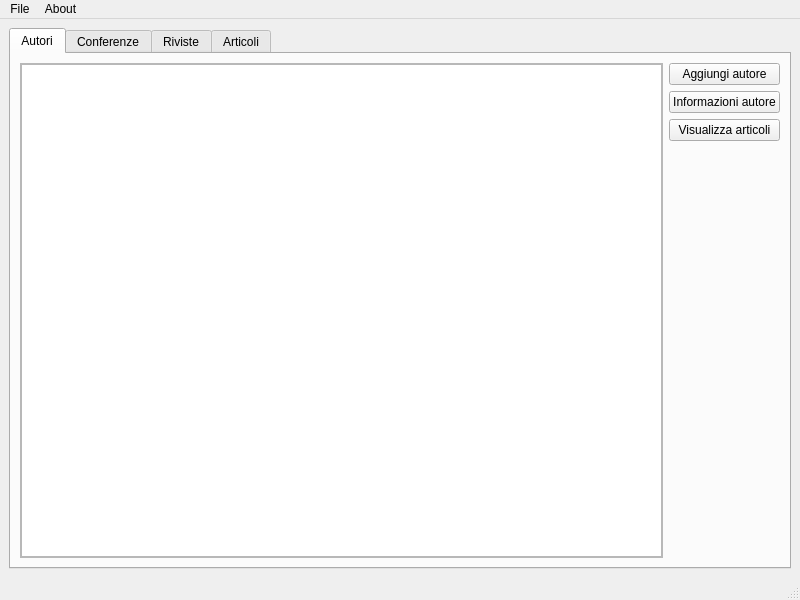
<?xml version="1.0" encoding="UTF-8"?>
<ui version="4.0">
 <class>MainWindow</class>
 <widget class="QMainWindow" name="MainWindow">
  <property name="geometry">
   <rect>
    <x>0</x>
    <y>0</y>
    <width>800</width>
    <height>600</height>
   </rect>
  </property>
  <property name="windowTitle">
   <string>MainWindow</string>
  </property>
  <widget class="QWidget" name="centralwidget">
   <layout class="QGridLayout" name="gridLayout">
    <item row="0" column="0">
     <widget class="QTabWidget" name="tabWidget">
      <property name="currentIndex">
       <number>0</number>
      </property>
      <widget class="QWidget" name="autori_tab">
       <attribute name="title">
        <string>Autori</string>
       </attribute>
       <layout class="QGridLayout" name="gridLayout_2">
        <item row="0" column="1">
         <layout class="QVBoxLayout" name="verticalLayout">
          <item>
           <widget class="QPushButton" name="addAutoreButton">
            <property name="text">
             <string>Aggiungi autore</string>
            </property>
           </widget>
          </item>
          <item>
           <widget class="QPushButton" name="approfondisci_autore">
            <property name="text">
             <string>Informazioni autore</string>
            </property>
           </widget>
          </item>
          <item>
           <widget class="QPushButton" name="articoli_autore">
            <property name="text">
             <string>Visualizza articoli</string>
            </property>
           </widget>
          </item>
          <item>
           <spacer name="verticalSpacer">
            <property name="orientation">
             <enum>Qt::Vertical</enum>
            </property>
            <property name="sizeHint" stdset="0">
             <size>
              <width>20</width>
              <height>40</height>
             </size>
            </property>
           </spacer>
          </item>
         </layout>
        </item>
        <item row="0" column="0">
         <widget class="QScrollArea" name="scrollArea_2">
          <property name="widgetResizable">
           <bool>true</bool>
          </property>
          <widget class="QWidget" name="scrollAreaWidgetContents_4">
           <property name="geometry">
            <rect>
             <x>0</x>
             <y>0</y>
             <width>625</width>
             <height>488</height>
            </rect>
           </property>
           <layout class="QGridLayout" name="gridLayout_5">
            <property name="leftMargin">
             <number>0</number>
            </property>
            <property name="topMargin">
             <number>0</number>
            </property>
            <property name="rightMargin">
             <number>0</number>
            </property>
            <property name="bottomMargin">
             <number>0</number>
            </property>
            <property name="spacing">
             <number>0</number>
            </property>
            <item row="0" column="0">
             <widget class="QListWidget" name="autori_list"/>
            </item>
           </layout>
          </widget>
         </widget>
        </item>
       </layout>
      </widget>
      <widget class="QWidget" name="conferenze_tab">
       <attribute name="title">
        <string>Conferenze</string>
       </attribute>
       <layout class="QGridLayout" name="gridLayout_3">
        <item row="0" column="1">
         <layout class="QVBoxLayout" name="verticalLayout_2">
          <item>
           <widget class="QPushButton" name="addConferenzaButton">
            <property name="text">
             <string>Aggiungi conferenza</string>
            </property>
           </widget>
          </item>
          <item>
           <widget class="QPushButton" name="approfondisci_conferenza">
            <property name="text">
             <string>Informazioni conferenza</string>
            </property>
           </widget>
          </item>
          <item>
           <spacer name="verticalSpacer_2">
            <property name="orientation">
             <enum>Qt::Vertical</enum>
            </property>
            <property name="sizeHint" stdset="0">
             <size>
              <width>20</width>
              <height>40</height>
             </size>
            </property>
           </spacer>
          </item>
         </layout>
        </item>
        <item row="0" column="0">
         <widget class="QScrollArea" name="scrollArea">
          <property name="widgetResizable">
           <bool>true</bool>
          </property>
          <widget class="QWidget" name="scrollAreaWidgetContents_3">
           <property name="geometry">
            <rect>
             <x>0</x>
             <y>0</y>
             <width>597</width>
             <height>488</height>
            </rect>
           </property>
           <layout class="QGridLayout" name="gridLayout_4">
            <property name="leftMargin">
             <number>0</number>
            </property>
            <property name="topMargin">
             <number>0</number>
            </property>
            <property name="rightMargin">
             <number>0</number>
            </property>
            <property name="bottomMargin">
             <number>0</number>
            </property>
            <property name="spacing">
             <number>0</number>
            </property>
            <item row="0" column="0">
             <widget class="QListWidget" name="conferenze_list"/>
            </item>
           </layout>
          </widget>
         </widget>
        </item>
       </layout>
      </widget>
      <widget class="QWidget" name="riviste_tab">
       <attribute name="title">
        <string>Riviste</string>
       </attribute>
       <layout class="QGridLayout" name="gridLayout_7">
        <item row="0" column="0">
         <widget class="QScrollArea" name="scrollArea_3">
          <property name="widgetResizable">
           <bool>true</bool>
          </property>
          <widget class="QWidget" name="scrollAreaWidgetContents_5">
           <property name="geometry">
            <rect>
             <x>0</x>
             <y>0</y>
             <width>625</width>
             <height>488</height>
            </rect>
           </property>
           <layout class="QGridLayout" name="gridLayout_6">
            <property name="leftMargin">
             <number>0</number>
            </property>
            <property name="topMargin">
             <number>0</number>
            </property>
            <property name="rightMargin">
             <number>0</number>
            </property>
            <property name="bottomMargin">
             <number>0</number>
            </property>
            <property name="spacing">
             <number>0</number>
            </property>
            <item row="0" column="0">
             <widget class="QListWidget" name="riviste_list"/>
            </item>
           </layout>
          </widget>
         </widget>
        </item>
        <item row="0" column="1">
         <layout class="QVBoxLayout" name="verticalLayout_3">
          <item>
           <widget class="QPushButton" name="addRivistaButton">
            <property name="text">
             <string>Aggiungi Rivista</string>
            </property>
           </widget>
          </item>
          <item>
           <widget class="QPushButton" name="approfondisci_rivista">
            <property name="text">
             <string>Informazioni Rivista</string>
            </property>
           </widget>
          </item>
          <item>
           <spacer name="verticalSpacer_3">
            <property name="orientation">
             <enum>Qt::Vertical</enum>
            </property>
            <property name="sizeHint" stdset="0">
             <size>
              <width>20</width>
              <height>40</height>
             </size>
            </property>
           </spacer>
          </item>
         </layout>
        </item>
       </layout>
      </widget>
      <widget class="QWidget" name="articoli_tab">
       <attribute name="title">
        <string>Articoli</string>
       </attribute>
       <layout class="QGridLayout" name="gridLayout_9">
        <item row="0" column="0">
         <widget class="QScrollArea" name="scrollArea_4">
          <property name="widgetResizable">
           <bool>true</bool>
          </property>
          <widget class="QWidget" name="scrollAreaWidgetContents">
           <property name="geometry">
            <rect>
             <x>0</x>
             <y>0</y>
             <width>504</width>
             <height>488</height>
            </rect>
           </property>
           <layout class="QGridLayout" name="gridLayout_8">
            <property name="leftMargin">
             <number>0</number>
            </property>
            <property name="topMargin">
             <number>0</number>
            </property>
            <property name="rightMargin">
             <number>0</number>
            </property>
            <property name="bottomMargin">
             <number>0</number>
            </property>
            <property name="spacing">
             <number>0</number>
            </property>
            <item row="0" column="0">
             <widget class="QListWidget" name="articoli_list"/>
            </item>
           </layout>
          </widget>
         </widget>
        </item>
        <item row="0" column="1">
         <layout class="QVBoxLayout" name="verticalLayout_4">
          <item>
           <widget class="QPushButton" name="addArticoloButton">
            <property name="text">
             <string>Aggiungi Articolo</string>
            </property>
           </widget>
          </item>
          <item>
           <widget class="QPushButton" name="approfondisci_articolo">
            <property name="text">
             <string>Informazioni Articolo</string>
            </property>
           </widget>
          </item>
          <item>
           <spacer name="verticalSpacer_4">
            <property name="orientation">
             <enum>Qt::Vertical</enum>
            </property>
            <property name="sizeHint" stdset="0">
             <size>
              <width>20</width>
              <height>40</height>
             </size>
            </property>
           </spacer>
          </item>
          <item>
           <widget class="QPushButton" name="byKeywordButton">
            <property name="text">
             <string>Filtra per keyword</string>
            </property>
           </widget>
          </item>
          <item>
           <widget class="QPushButton" name="byRivistaButton">
            <property name="text">
             <string>Filtra per rivista</string>
            </property>
           </widget>
          </item>
          <item>
           <widget class="QPushButton" name="byConferenza">
            <property name="text">
             <string>Filtra per conferenza</string>
            </property>
           </widget>
          </item>
          <item>
           <widget class="QPushButton" name="filtraAutoreAnno">
            <property name="text">
             <string>Filtra per autore e anno</string>
            </property>
           </widget>
          </item>
          <item>
           <widget class="QPushButton" name="byConferenza_2">
            <property name="text">
             <string>Ordina per autore e prezzo crescente</string>
            </property>
           </widget>
          </item>
          <item>
           <widget class="QPushButton" name="byConferenza_3">
            <property name="text">
             <string>Ordina per autore e prezzo decrescente</string>
            </property>
           </widget>
          </item>
          <item>
           <widget class="QPushButton" name="ordinaAutoreAnno">
            <property name="text">
             <string>Ordina per autore e anno</string>
            </property>
           </widget>
          </item>
          <item>
           <widget class="QPushButton" name="ordinaAutoreAnno_2">
            <property name="text">
             <string>Ordina totale prezzo keyword</string>
            </property>
           </widget>
          </item>
          <item>
           <widget class="QPushButton" name="ordina_speciale">
            <property name="text">
             <string>Ordina speciale</string>
            </property>
           </widget>
          </item>
          <item>
           <widget class="QPushButton" name="pushButton">
            <property name="text">
             <string>Keyword più ricorrenti</string>
            </property>
           </widget>
          </item>
         </layout>
        </item>
       </layout>
      </widget>
     </widget>
    </item>
   </layout>
  </widget>
  <widget class="QStatusBar" name="statusbar"/>
  <widget class="QMenuBar" name="menubar">
   <property name="geometry">
    <rect>
     <x>0</x>
     <y>0</y>
     <width>800</width>
     <height>23</height>
    </rect>
   </property>
   <widget class="QMenu" name="menuFile">
    <property name="title">
     <string>File</string>
    </property>
    <addaction name="actionElimina_dati"/>
   </widget>
   <widget class="QMenu" name="menuAbout">
    <property name="title">
     <string>About</string>
    </property>
    <addaction name="actionAbout"/>
   </widget>
   <addaction name="menuFile"/>
   <addaction name="menuAbout"/>
  </widget>
  <action name="actionElimina_dati">
   <property name="text">
    <string>Elimina dati</string>
   </property>
  </action>
  <action name="actionAbout">
   <property name="text">
    <string>About</string>
   </property>
  </action>
 </widget>
 <resources/>
 <connections/>
</ui>
